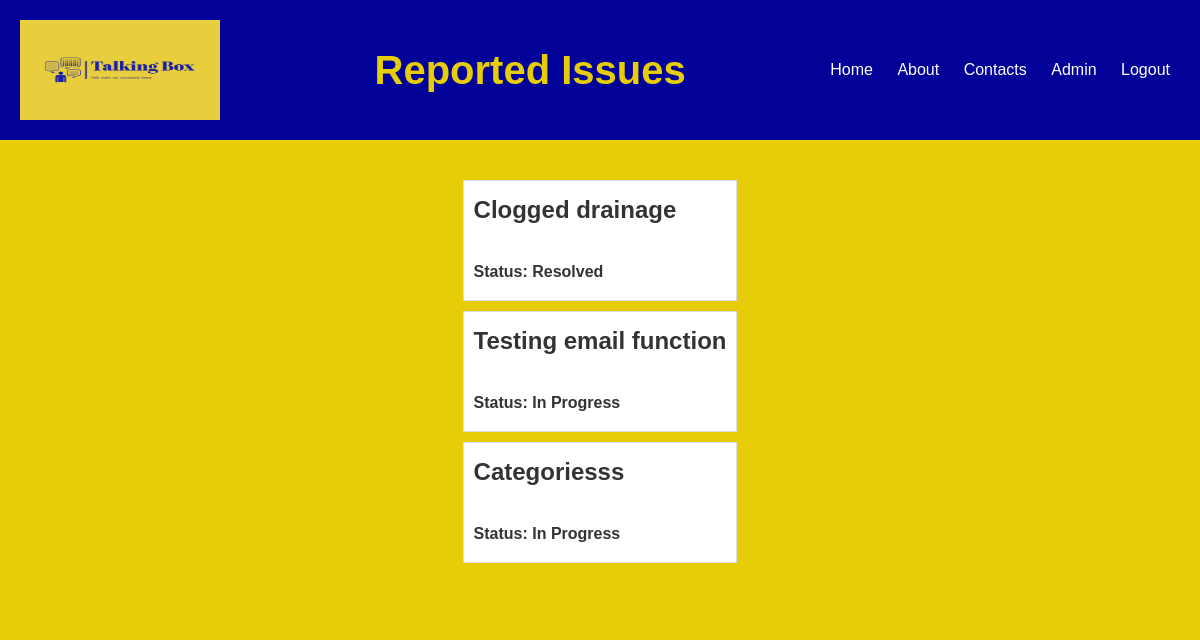
The page /issues/ (signed in) on the database as committed earlier.
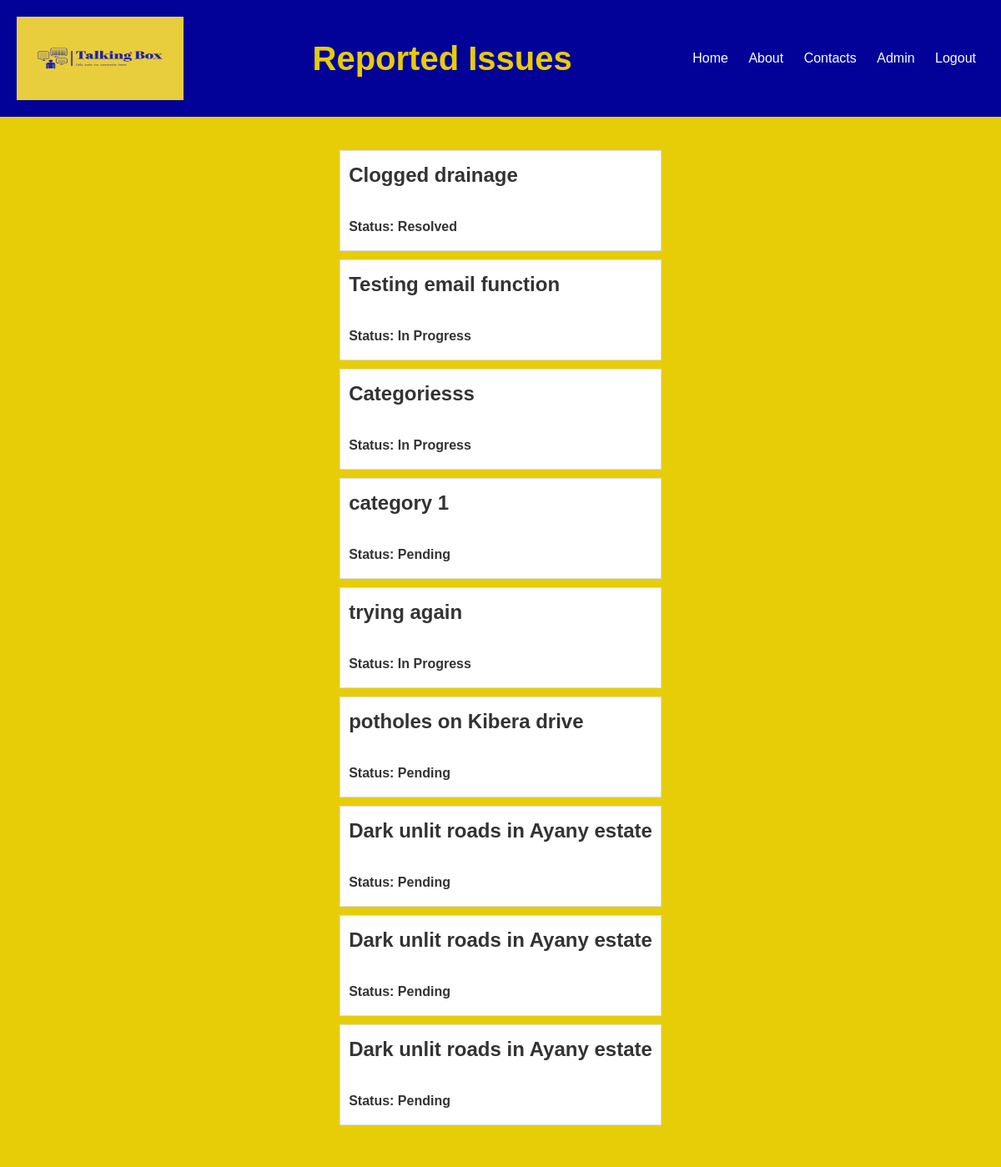
The same page on the database as committed later.
### main/models.py (models this page shows, shortened)
class Issue(DirtyFieldsMixin, models.Model):
    PENDING = 'Pending'
    IN_PROGRESS = 'In Progress'
    RESOLVED = 'Resolved'
    STATUS_CHOICES = [
        (PENDING, 'Pending'),
        (IN_PROGRESS, 'In Progress'),
        (RESOLVED, 'Resolved'),
    ]
    HEALTH = 'Health'
    WATER_SANITATION = 'Water & Sanitation'
    FIRES = 'Fires'
    CHILDREN_MINORS = 'Children & Minors'
    ELECTRICITY_POWER = 'Electricity & Power'
    CRIMINAL_ACTIVITIES = 'Criminal Activities'
    ROADS_INFRASTRUCTURE = 'Roads & Infrastructure'
    CATEGORY_CHOICES = [
        (HEALTH, 'Health'),
        (WATER_SANITATION, 'Water & Sanitation'),
        (FIRES, 'Fires'),
        (CHILDREN_MINORS, 'Children & Minors'),
        (ELECTRICITY_POWER, 'Electricity & Power'),
        (CRIMINAL_ACTIVITIES, 'Criminal Activities'),
        (ROADS_INFRASTRUCTURE, 'Roads & Infrastructure'),
    ]
    issue = models.TextField()  # Description of the issue
    image = models.ImageField(upload_to='issue_images/', blank=True, null=True)  # Image associated with the issue
    ward = models.CharField(max_length=100)  # Ward where the issue is located
    status = models.CharField(max_length=20, choices=STATUS_CHOICES, default=PENDING)  # Status of the issue
    reported_by = models.ForeignKey(User, on_delete=models.CASCADE, null=True, blank=True)  # User who reported the issue
    created_at = models.DateTimeField(auto_now_add=True)  # Timestamp of when the issue was created
    address = models.TextField(blank=True, null=True)  # Address of the issue location
    category = models.CharField(max_length=50, choices=CATEGORY_CHOICES)  # Category of the issue
    progress_report = models.TextField(blank=True, null=True)

### main/views.py (the view)
# urls.py: path('issues/', views.issues, name='issues'),  # Issues list page
@login_required
def issues(request):
    issues = Issue.objects.filter(reported_by=request.user)  # Filter issues by the logged-in user
    if request.method == 'POST':
        form = FeedbackForm(request.POST)
        if form.is_valid():
            content = form.cleaned_data['content']
            issue_id = request.POST.get('issue_id')
            issue = Issue.objects.get(id=issue_id)
            Feedback.objects.create(issue=issue, content=content, user=request.user)
            return redirect('issues')  # Redirect to avoid form resubmission on refresh
    else:
        form = FeedbackForm()
    return render(request, 'issue_list.html', {'issues': issues, 'form': form})

### main/templates/issue_list.html (shortened to what this page needs)
{% load static %}
<!DOCTYPE html>
<html lang="en">
<head>
    <link rel="stylesheet" href="{% static 'css/issues.css' %}">
</head>
<body>
    <header>
        <img src="{% static 'images/TalkingBox1.png' %}" alt="Polycom Logo" class="logo">
        <h1>Reported Issues</h1>
        <div class="menu">
            <a href="{% url 'index' %}">Home</a>
            <a href="{% url 'about' %}">About</a>
            <a href="{% url 'emergency' %}">Contacts</a>
            <a href="/admin/login/?next=/admin/">Admin</a>
            {% if user.is_authenticated %}
                <a href="{% url 'logout' %}">Logout</a>
            {% endif %}
        </div>
    </header>
    <main>
        <div class="issue-list">
            {% for issue in issues %}
                <div id="issue-{{ issue.id }}" class="issue">
                    <div class="issue-header">
                        <h2>{{ issue.issue }}</h2>
                        <p class="issue-status">Status: {{ issue.status }}</p>
                    </div>
                </div>
            {% endfor %}
        </div>
    </main>
</body>
</html>

### main/static/css/issues.css (style rules this page uses)
body { font-family: Arial, sans-serif; line-height: 1.6; margin: 0; padding: 0; background-color: #e7cd07; color: #333; display: flex; flex-direction: column; }
header { background-color: #020298; color: #e7cd07; padding: 20px; display: flex; align-items: center; justify-content: space-between; position: sticky; top: 0; z-index: 1000; }
header h1 { margin: 0; font-size: 2.5em; color: #e7cd07; }
header .logo { height: 100px; width: 200px; margin-right: 20px; }
header .menu a { color: white; text-decoration: none; margin: 0 10px; }
main { margin: 0 auto; max-width: 800px; background: #e7cd07; padding: 20px; }
.issue-list { padding: 20px; }
.issue { border: 1px solid #ddd; border-radius: 0; margin-bottom: 10px; padding: 10px; background: #fff; }
.issue h2 { margin: 0; }
.issue p { margin: 5px 0; }
.issue-status { font-weight: bold; }
.issue p:last-of-type { margin-top: 30px; }

Rows that differ between the two databases and show on the page:
added Issue: issue "category 1", status "Pending"
added Issue: issue "trying again", status "In Progress"
added Issue: issue "potholes on Kibera drive", status "Pending"
added Issue: issue "Dark unlit roads in Ayany estate", status "Pending"
added Issue: issue "Dark unlit roads in Ayany estate", status "Pending"
added Issue: issue "Dark unlit roads in Ayany estate", status "Pending"
